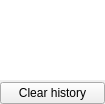
<?xml version="1.0" encoding="UTF-8"?>
<ui version="4.0">
 <author>
SPDX-FileCopyrightText: 2024 S. MANKOWSKI stephane@mankowski.fr
SPDX-FileCopyrightText: 2024 G. DE BURE support@mankowski.fr
SPDX-License-Identifier: GPL-3.0-or-later
 </author>      
 <class>skgundoredoplugindockwidget_base</class>
 <widget class="QWidget" name="skgundoredoplugindockwidget_base">
  <property name="geometry">
   <rect>
    <x>0</x>
    <y>0</y>
    <width>105</width>
    <height>104</height>
   </rect>
  </property>
  <layout class="QVBoxLayout" name="verticalLayout">
   <property name="spacing">
    <number>2</number>
   </property>
   <property name="leftMargin">
    <number>0</number>
   </property>
   <property name="topMargin">
    <number>0</number>
   </property>
   <property name="rightMargin">
    <number>0</number>
   </property>
   <property name="bottomMargin">
    <number>0</number>
   </property>
   <item>
    <widget class="SKGTableView" name="kTransactionList">
     <property name="focusPolicy">
      <enum>Qt::NoFocus</enum>
     </property>
     <property name="toolTip">
      <string>History of modifications</string>
     </property>
     <property name="statusTip">
      <string>History of modifications</string>
     </property>
     <property name="frameShape">
      <enum>QFrame::NoFrame</enum>
     </property>
     <property name="selectionMode">
      <enum>QAbstractItemView::SingleSelection</enum>
     </property>
     <property name="selectionBehavior">
      <enum>QAbstractItemView::SelectRows</enum>
     </property>
    </widget>
   </item>
   <item>
    <widget class="QPushButton" name="kClearHistoryBtn">
     <property name="focusPolicy">
      <enum>Qt::NoFocus</enum>
     </property>
     <property name="toolTip">
      <string>Clear history</string>
     </property>
     <property name="statusTip">
      <string>Clear history</string>
     </property>
     <property name="text">
      <string>Clear history</string>
     </property>
    </widget>
   </item>
  </layout>
 </widget>
 <customwidgets>
  <customwidget>
   <class>SKGTableView</class>
   <extends>SKGTreeView</extends>
   <header>skgtableview.h</header>
   <container>1</container>
  </customwidget>
  <customwidget>
   <class>SKGTreeView</class>
   <extends>QTreeView</extends>
   <header>skgtreeview.h</header>
   <container>1</container>
  </customwidget>
 </customwidgets>
 <resources/>
 <connections/>
 <slots>
  <slot>onClearHistory()</slot>
 </slots>
</ui>
